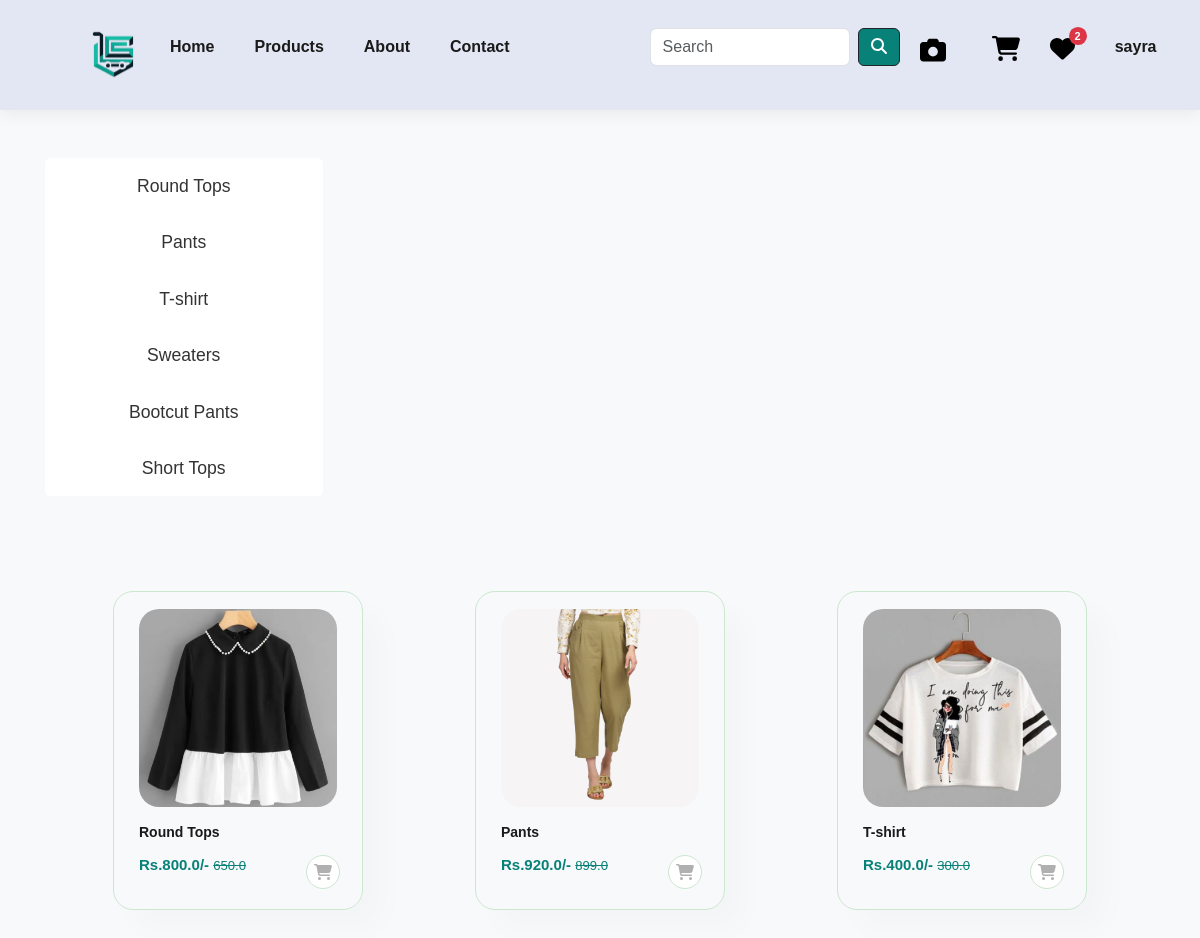
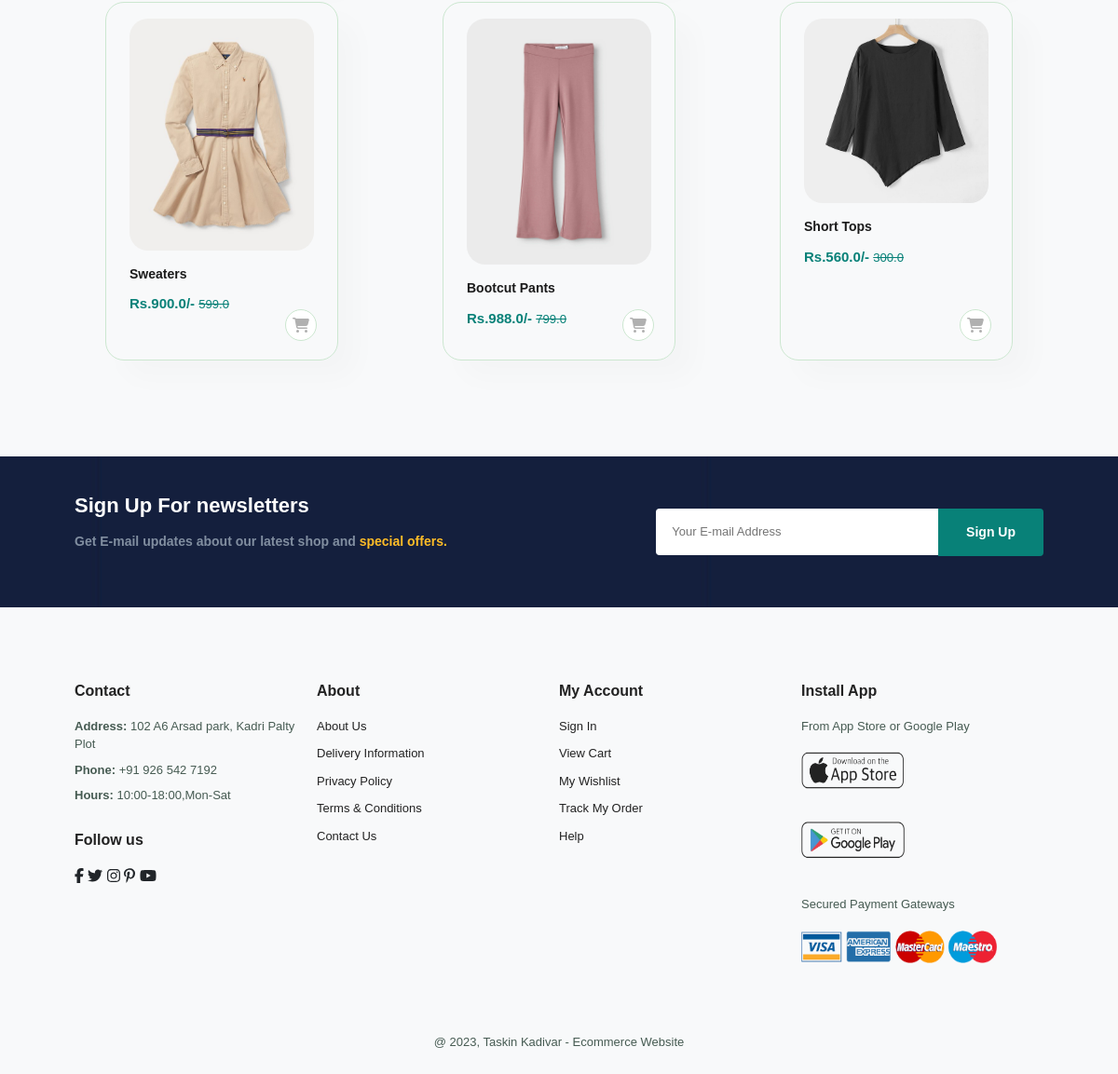
Screenshot of /category/WC/ (signed in) with the database file from the repository (2 pictures, top to bottom).
### app/models.py (models this page shows, shortened)
class Product(models.Model):
    title = models.CharField(max_length=100)
    selling_price = models.FloatField()
    discounted_price = models.FloatField()
    description = models.TextField()
    composition = models.TextField(default='', blank=True)
    prodapp = models.TextField(default='', blank=True)
    category = models.CharField(choices=CATEGORY_CHOICES, max_length=2)
    product_image = models.ImageField(upload_to='product')
    created_at = models.DateTimeField(auto_now_add=True)

### app/views.py (the view)
# urls.py: path('category/<slug:val>/', views.CategoryView.as_view(), name='category'),
@method_decorator(login_required,name='dispatch')
class CategoryView(View):
    def get(self,request,val):
        totalitem = 0
        wishitem = 0
        if request.user.is_authenticated:
            totalitem = len(Cart.objects.filter(user=request.user))
            wishitem = len(Wishlist.objects.filter(user=request.user))
        product = Product.objects.filter(category=val)
        title = Product.objects.filter(category=val).values('title')
        return render(request,"app/category.html",locals())

### templates/app/category.html (shortened to what this page needs)
{% extends 'app/base.html' %}
{% load static %}
{% block main-content %}
    <div class="container my-5">
        <div class="row">
            <section class="left">
                <div class="col-sm-3">
                    <div class="list-group" >
                        {% for val in title %}
                            <a href="{% url 'category-title' val.title %}" class="list-group-item list-group-item-action" aria-current="true">{{ val.title }}</a>
                        {% endfor %}
                    </div>
                </div>
            </section>
            <section id="product1" class="section-p1">
                <div class="pro-container">
                    {% for prod in product %}
                        <div class="pro">
                            <a href="{% url 'product-detail' prod.id %}" class="btn">
                                <img src="{{ prod.product_image.url }}" alt="{{ prod.title }}">
                                <div class="des">
                                    <h5>{{ prod.title }}</h5>
                                    <h4>Rs.{{ prod.discounted_price }}/-
                                        <small class="fw-light text-decoration-line-through">{{ prod.selling_price }}</small>
                                    </h4>
                                </div>
                                <div class="shopicon">
                                    <i class="fa-solid fa-cart-shopping" style="color: #b0b0b0;"></i>
                                </div>
                            </a>
                        </div>
                    {% endfor %}
                </div>
            </section>
        </div>
    </div>
{% endblock main-content %}

### templates/app/base.html (shortened to what this page needs)
<!DOCTYPE html>
{% load static %}
<html lang="en">
<head>
    <link rel="stylesheet" href="https://cdnjs.cloudflare.com/ajax/libs/font-awesome/6.0.0-beta3/css/all.min.css">
    <link href="https://cdn.jsdelivr.net/npm/bootstrap@5.3.3/dist/css/bootstrap.min.css" rel="stylesheet">
    <link rel="stylesheet" href="font/css/all.css"/>
    <link rel="stylesheet" href="{% static 'app/css/owl.carousel.min.css' %}" />
   <link rel="stylesheet" href="{% static 'app/css/style.css' %}" />
</head>
<body>
    <nav id="header">
        <a href="/" class="navbar-brand">
            <img src="{% static 'app/images/logo.png' %}" width="70" height="70" alt="Logo">
        </a>
        <ul id="navbar">
            <li><a href="/" class="{% if request.path == '/' %}active{% endif %}">Home</a></li>
            <li class="nav-item dropdown">
                <a href="#" role="button" data-bs-toggle="dropdown" aria-expanded="false"
                    onmouseover="this.style.color='#088178'; this.getElementsByTagName('i')[0].style.color='#088178'"
                    onmouseout="this.style.color='#080808'; this.getElementsByTagName('i')[0].style.color='#080808'">
                    Products
                </a>
            </li>
            <li><a href="{% url 'about' %}" class="{% if request.path == '/about/' %}active{% endif %}">About</a></li>
            <li><a href="{% url 'contact' %}" class="{% if request.path == '/contact/' %}active{% endif %}">Contact</a></li>
            <form class="d-flex" role="search" action="/search">
                <input class="form-control me-2" type="search" placeholder="Search" name="search" aria-label="Search">
                <button class="btn btn-outline-dark" type="submit"><i class="fa-solid fa-magnifying-glass"></i></button>
            </form>
            <li style="padding-top: 5px; display: inline-block;">
               <a href="{% url 'image_search' %}"
               style="text-decoration: none; color: #000000; font-size: 20px; display: flex; align-items: center;"
               onmouseover="this.style.color='#088178';"
               onmouseout="this.style.color='#000000';">
                <i class="fa-solid fa-camera" style="margin-right: 6px; font-size: 26px;"></i>
                </a>
            </li>
            <li style="margin-right: 0px; padding-right: 15px; padding-top: 5px; display: inline-block;">
                <a href="{% url 'showcart' %}" style="text-decoration: none; color: #000000; font-size: 25px; position: relative;"
                   onmouseover="this.querySelector('i').style.color='#088178';"
                   onmouseout="this.querySelector('i').style.color='#000000';">
                    <i class="fa-solid fa-cart-shopping" style="color: inherit; font-size: 25px;"></i>
                </a>
            </li>
            <li style="margin-left: 0px; padding-left: 15px; padding-top: 5px; display: inline-block;">
                <a href="{% url 'wishlist' %}" style="text-decoration: none; color: #000000; font-size: 25px; position: relative;"
                   onmouseover="this.querySelector('i').style.color='#088178';"
                   onmouseout="this.querySelector('i').style.color='#000000';">
                    <i class="fa-solid fa-heart" style="color: inherit; font-size: 25px;"></i>
                    {% if wishitem > 0 %}
                        <span style="position: absolute; top: -8px; right: -12px; font-size: 11px; padding: 3px 6px;
                                     border-radius: 50%; background-color: #dc3545; color: white; min-width: 18px;
                                     height: 18px; display: flex; align-items: center; justify-content: center;">
                            {{ wishitem }}
                        </span>
                    {% endif %}
                </a>
            </li>
            {% if request.user.is_authenticated %}
                <li><a href="#" data-bs-toggle="dropdown" aria-expanded="false"
                    onmouseover="this.style.color='#088178'; this.getElementsByTagName('i')[0].style.color='#088178'"
                    onmouseout="this.style.color='#080808'; this.getElementsByTagName('i')[0].style.color='#080808'">
                    {{ request.user.username }}
                </a>
                </li>
            {% else %}
                <li><a href="{% url 'login' %}" class="nav-link">Login</a></li>
                <li><a href="{% url 'customerregistration' %}" class="nav-link">Register</a></li>
            {% endif %}
        </ul>
    </nav>
    {% block main-content %}{% endblock main-content %}
    <section id="newsletter" class="section-p1 section-m1">
        <div class="newstext">
            <h4>Sign Up For newsletters</h4>
            <p>Get E-mail updates about our latest shop and <span>special offers.</span></p>
        </div>
        <div class="form">
           <input type="text" placeholder="Your E-mail Address">
           <button class="normal">Sign Up</button>
        </div>
     </section>
    <footer class="section-p1">
        <div class="col">
          <h4>Contact</h4>
          <p><strong>Address:</strong> 102 A6 Arsad park, Kadri Palty Plot</p>
          <p><strong>Phone:</strong> +91 926 542 7192</p>
          <p><strong>Hours:</strong> 10:00-18:00,Mon-Sat</p>
          <div class="follow">
              <h4>Follow us</h4>
              <div class="icon">
               <i class="fa-brands fa-facebook-f"></i>
               <i class="fa-brands fa-twitter"></i>
               <i class="fa-brands fa-instagram"></i>
               <i class="fa-brands fa-pinterest-p"></i>
               <i class="fa-brands fa-youtube"></i>
              </div>
          </div>
        </div>
        <div class="col">
            <h4>About</h4>
            <a href="#">About Us</a>
            <a href="#">Delivery Information</a>
            <a href="#">Privacy Policy</a>
            <a href="#">Terms & Conditions</a>
            <a href="#">Contact Us</a>
        </div>
       <div class="col">
         <h4>My Account</h4>
         <a href="#">Sign In</a>
         <a href="#">View Cart</a>
         <a href="#">My Wishlist</a>
         <a href="#">Track My Order</a>
         <a href="#">Help</a>
       </div>
       <div class="col install">
           <h4>Install App</h4>
           <p>From App Store or Google Play</p>
           <div class="row">
              <img src="{% static 'app/images/pay/app.png' %}" alt="" class="app">
              <img src="{% static 'app/images/pay/play.png' %}" alt="" class="play">
           </div>
           <p>Secured Payment Gateways </p>
           <img src="{% static 'app/images/pay/visa.png' %}" alt="" class="visa">
         </div>
          <div class="copyright">
              <p>@ 2023, Taskin Kadivar - Ecommerce Website</p>
          </div>
   </footer>
</body>
</html>

### templates/app/base.html (style rules this page uses)
* { margin:0; padding:0; box-sizing:border-box; font-family: 'spartan', sans-serif; }
h4 { font-size: 20px; color: #222; }
p { font-size: 16px; color: #465b52; margin: 15px 0 20px 0; }
.section-p1 { padding: 40px 80px; }
.section-m1 { margin: 40px 0; }
button.normal { font-size: 14px; font-weight: 600; padding: 15px 30px; color: #000; background-color: #fff; border-radius: 4px; cursor: pointer; border: none; outline: none; transition: 0.2s; }
body { width:100%; }
#header { display: flex; align-items: center; justify-content: space-between; padding: 20px 80px; background: #E3E6F3; box-shadow: 0 5px 15px rgba(0,0,0,0.06); z-index: 999; position: sticky; top: 0; left: 0; }
#navbar { display: flex; align-items: center; justify-content: center; list-style: none; padding: 0; }
#navbar li { position: relative; padding: 0 20px; }
#navbar li a { text-decoration: none; font-size: 16px; font-weight: 600; color: #1a1a1a; transition: 0.3s ease; }
#navbar form { display: flex; align-items: center; margin-left: 20px; }
#navbar form input { width: 200px; margin-right: 10px; }
#navbar form button { background-color: #088178; color: white; }
#navbar form { margin-left: 120px; }
#product1 { text-align: center; }
#product1 .pro-container { display: flex; justify-content: space-between; padding-top: 20px; flex-wrap: wrap; }
#product1 .pro { width:23%; min-width: 250px; padding: 10px 12px; border:1px solid #cce7d0; border-radius: 20px; cursor: pointer; box-shadow: 20px 20px 30px rgba(0,0,0,0.02); margin: 15px 0; transition: 0.2s ease; position: relative; }
#product1 .pro img { width:100%; border-radius: 20px; }
#product1 .pro .des { text-align: start; padding: 10px 0; }
#product1 .pro .des h5 { padding-top: 7px; color: #1a1a1a; font-size: 14px; }
#product1 .pro .des h4 { padding-top: 7px; font-size: 15px; font-weight: 700; color: #088178; }
.shopicon { height: 34px; width: 34px; display: flex; justify-content: center; align-items: center; background-color: transparent; border-radius: 50%; border: 1px solid #cce7d0; font-weight: 500; color: #088178; }
#product1 .pro .shopicon { position: absolute; bottom: 20px; right: 22px; background-color: #fff; padding: 10px; }
.container { margin: 0 auto; padding: 0 15px; }
.row { display: flex; flex-wrap: wrap; justify-content: space-between; gap: 20px; }
#newsletter { display: flex; justify-content: space-between; flex-wrap: wrap; align-items: center; background-image: url("img/banner/b18.PNG"); background-position: 20% 30%; background-color: #01013b; }
#newsletter h4 { font-size: 22px; font-weight: 700; color: #fff; }
#newsletter p { font-size: 14px; font-weight: 600; color: #818ea0; }
#newsletter p span { color: #ffbd27; }
#newsletter .form { display: flex; width: 40%; }
#newsletter input { height: 3.125rem; padding: 0 1.25em; font-size: 13px; width: 100%; border: 1px solid transparent; border-radius: 4px; outline:none; border-top-right-radius: 0; border-bottom-right-radius: 0; }
#newsletter button { background-color: #088178; color:#fff; white-space: nowrap; border-top-left-radius: 0; border-bottom-left-radius: 0; }
footer { display: flex; flex-wrap: wrap; justify-content: space-between; padding: 40px 10%; }
footer .col { display: flex; flex-direction: column; align-items: flex-start; margin-bottom: 20px; flex-grow: 1; margin-right: 20px; }
footer h4 { font-size: 16px; font-weight: bold; padding-bottom: 10px; }
footer p { font-size: 13px; margin: 0 0 8px 0; }
footer a { font-size: 13px; text-decoration: none; color: #222; margin-bottom: 10px; }
footer .copyright { text-align: center; width: 100%; margin-top: 40px; }
footer .follow { margin-top: 20px; }
footer .install img { margin: 10px 0 15px 0; }
footer .row { display: flex; gap: 10px; }
footer .install img.app, footer .install img.play { width: 135px; height: 40px; }
footer .install img.visa { width: 210px; height: 35px; }
body { font-family: 'Helvetica Neue', Helvetica, Arial, sans-serif; background-color: #f8f9fa; }
.container { max-width: 1140px; margin: 0 auto; }
.row { margin-bottom: 1.5rem; }
.col-sm-3 { text-align: center; }
h5 { font-size: 1.25rem; font-weight: bold; color: #2c3e50; }
.list-group-item { border: none; padding: 15px 0; font-size: 1.1rem; color: #333; }

### rows the page displays
Product: product_image (picture), title "Round Tops", discounted_price "800.0", selling_price "650.0"
Product: product_image (picture), title "Pants", discounted_price "920.0", selling_price "899.0"
Product: product_image (picture), title "T-shirt", discounted_price "400.0", selling_price "300.0"
Product: product_image (picture), title "Sweaters", discounted_price "900.0", selling_price "599.0"
Product: product_image (picture), title "Bootcut Pants", discounted_price "988.0", selling_price "799.0"
Product: product_image (picture), title "Short Tops", discounted_price "560.0", selling_price "300.0"

### other values shown
{{ wishitem }} "2"
{{ request.user.username }} "sayra"
{{ val.title }} "Round Tops" "Pants" "T-shirt" "Sweaters" "Bootcut Pants" "Short Tops"
